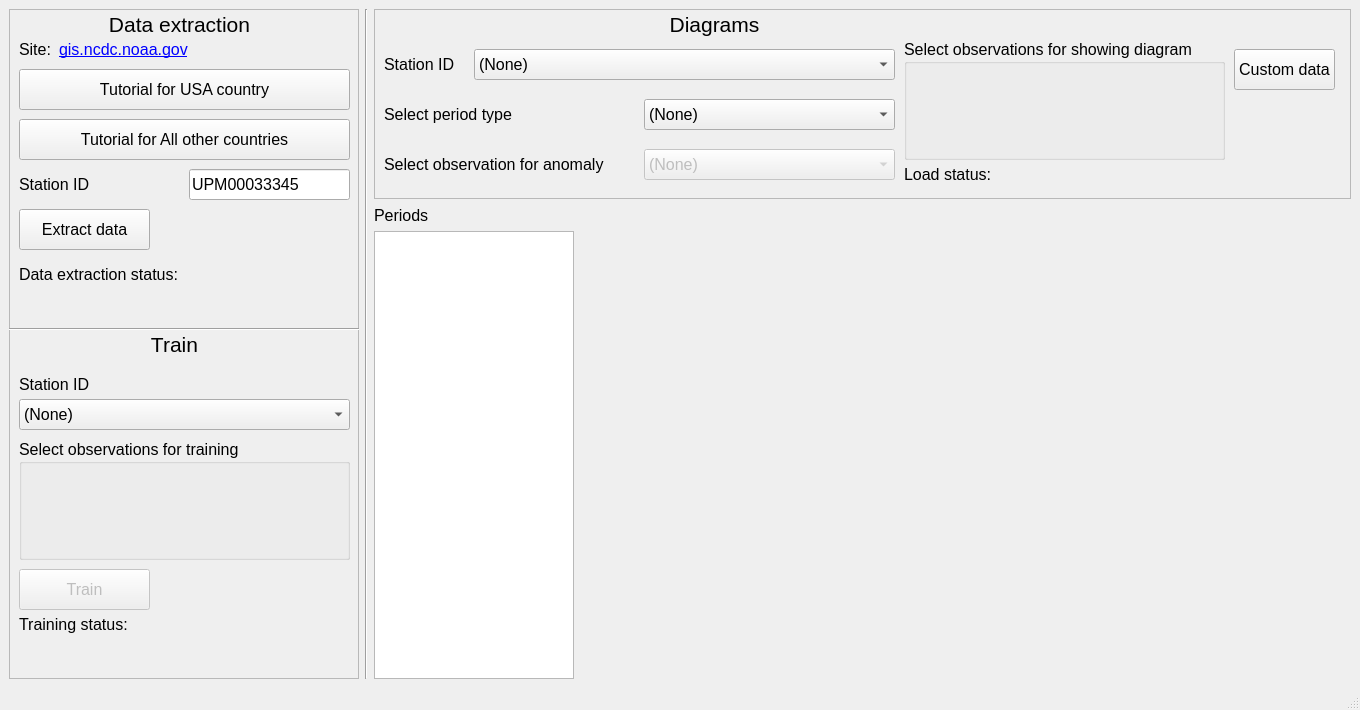
<?xml version="1.0" encoding="UTF-8"?>
<ui version="4.0">
 <class>main_window</class>
 <widget class="QMainWindow" name="main_window">
  <property name="geometry">
   <rect>
    <x>0</x>
    <y>0</y>
    <width>1360</width>
    <height>710</height>
   </rect>
  </property>
  <property name="windowTitle">
   <string>Weather anomaly detection</string>
  </property>
  <widget class="QWidget" name="centralwidget">
   <layout class="QHBoxLayout" name="horizontalLayout_2">
    <item>
     <layout class="QHBoxLayout" name="main_horizontal_layout" stretch="0,0,80">
      <item>
       <widget class="QFrame" name="controller_frame">
        <property name="minimumSize">
         <size>
          <width>350</width>
          <height>670</height>
         </size>
        </property>
        <property name="maximumSize">
         <size>
          <width>350</width>
          <height>16777215</height>
         </size>
        </property>
        <property name="frameShape">
         <enum>QFrame::StyledPanel</enum>
        </property>
        <property name="frameShadow">
         <enum>QFrame::Raised</enum>
        </property>
        <widget class="QLabel" name="station_id_label">
         <property name="geometry">
          <rect>
           <x>10</x>
           <y>160</y>
           <width>131</width>
           <height>31</height>
          </rect>
         </property>
         <property name="font">
          <font>
           <pointsize>12</pointsize>
          </font>
         </property>
         <property name="text">
          <string>Station ID</string>
         </property>
        </widget>
        <widget class="QLineEdit" name="station_id_line_edit">
         <property name="geometry">
          <rect>
           <x>180</x>
           <y>160</y>
           <width>161</width>
           <height>31</height>
          </rect>
         </property>
         <property name="font">
          <font>
           <pointsize>12</pointsize>
          </font>
         </property>
         <property name="text">
          <string>UPM00033345</string>
         </property>
        </widget>
        <widget class="QGroupBox" name="select_training_observations_group_box">
         <property name="geometry">
          <rect>
           <x>10</x>
           <y>430</y>
           <width>331</width>
           <height>121</height>
          </rect>
         </property>
         <property name="font">
          <font>
           <pointsize>12</pointsize>
          </font>
         </property>
         <property name="title">
          <string>Select observations for training</string>
         </property>
         <widget class="QWidget" name="verticalLayoutWidget_3">
          <property name="geometry">
           <rect>
            <x>9</x>
            <y>20</y>
            <width>311</width>
            <height>91</height>
           </rect>
          </property>
          <layout class="QVBoxLayout" name="select_training_observation_vertical_layout"/>
         </widget>
        </widget>
        <widget class="QPushButton" name="extract_data_push_button">
         <property name="geometry">
          <rect>
           <x>10</x>
           <y>200</y>
           <width>131</width>
           <height>41</height>
          </rect>
         </property>
         <property name="font">
          <font>
           <pointsize>12</pointsize>
          </font>
         </property>
         <property name="text">
          <string>Extract data</string>
         </property>
        </widget>
        <widget class="QLabel" name="data_extraction_status_text_label">
         <property name="geometry">
          <rect>
           <x>10</x>
           <y>250</y>
           <width>181</width>
           <height>31</height>
          </rect>
         </property>
         <property name="font">
          <font>
           <pointsize>12</pointsize>
          </font>
         </property>
         <property name="text">
          <string>Data extraction status:</string>
         </property>
        </widget>
        <widget class="QLabel" name="data_extraction_status_value_label">
         <property name="geometry">
          <rect>
           <x>10</x>
           <y>280</y>
           <width>321</width>
           <height>31</height>
          </rect>
         </property>
         <property name="font">
          <font>
           <pointsize>12</pointsize>
          </font>
         </property>
         <property name="text">
          <string/>
         </property>
        </widget>
        <widget class="QLabel" name="site_text_label">
         <property name="geometry">
          <rect>
           <x>10</x>
           <y>30</y>
           <width>47</width>
           <height>21</height>
          </rect>
         </property>
         <property name="font">
          <font>
           <pointsize>12</pointsize>
          </font>
         </property>
         <property name="text">
          <string>Site:</string>
         </property>
        </widget>
        <widget class="QLabel" name="site_hyperlink_label">
         <property name="geometry">
          <rect>
           <x>50</x>
           <y>30</y>
           <width>131</width>
           <height>21</height>
          </rect>
         </property>
         <property name="font">
          <font>
           <pointsize>12</pointsize>
          </font>
         </property>
         <property name="text">
          <string>&lt;a href=&quot;https://gis.ncdc.noaa.gov/maps/ncei/cdo/daily&quot;&gt;gis.ncdc.noaa.gov&lt;/a&gt;</string>
         </property>
         <property name="textFormat">
          <enum>Qt::RichText</enum>
         </property>
         <property name="openExternalLinks">
          <bool>true</bool>
         </property>
         <property name="textInteractionFlags">
          <set>Qt::TextBrowserInteraction</set>
         </property>
        </widget>
        <widget class="QLabel" name="training_status_value_label">
         <property name="geometry">
          <rect>
           <x>10</x>
           <y>630</y>
           <width>321</width>
           <height>31</height>
          </rect>
         </property>
         <property name="font">
          <font>
           <pointsize>12</pointsize>
          </font>
         </property>
         <property name="text">
          <string/>
         </property>
        </widget>
        <widget class="QLabel" name="training_status_text_label">
         <property name="geometry">
          <rect>
           <x>10</x>
           <y>600</y>
           <width>181</width>
           <height>31</height>
          </rect>
         </property>
         <property name="font">
          <font>
           <pointsize>12</pointsize>
          </font>
         </property>
         <property name="text">
          <string>Training status:</string>
         </property>
        </widget>
        <widget class="QPushButton" name="train_push_button">
         <property name="enabled">
          <bool>false</bool>
         </property>
         <property name="geometry">
          <rect>
           <x>10</x>
           <y>560</y>
           <width>131</width>
           <height>41</height>
          </rect>
         </property>
         <property name="font">
          <font>
           <pointsize>12</pointsize>
          </font>
         </property>
         <property name="text">
          <string>Train</string>
         </property>
        </widget>
        <widget class="Line" name="line_2">
         <property name="geometry">
          <rect>
           <x>0</x>
           <y>310</y>
           <width>351</width>
           <height>20</height>
          </rect>
         </property>
         <property name="orientation">
          <enum>Qt::Horizontal</enum>
         </property>
        </widget>
        <widget class="QPushButton" name="usa_tutorial_push_button">
         <property name="geometry">
          <rect>
           <x>10</x>
           <y>60</y>
           <width>331</width>
           <height>41</height>
          </rect>
         </property>
         <property name="font">
          <font>
           <pointsize>12</pointsize>
          </font>
         </property>
         <property name="text">
          <string>Tutorial for USA country</string>
         </property>
        </widget>
        <widget class="QPushButton" name="all_other_tutorial_push_button">
         <property name="geometry">
          <rect>
           <x>10</x>
           <y>110</y>
           <width>331</width>
           <height>41</height>
          </rect>
         </property>
         <property name="font">
          <font>
           <pointsize>12</pointsize>
          </font>
         </property>
         <property name="text">
          <string>Tutorial for All other countries</string>
         </property>
        </widget>
        <widget class="QComboBox" name="select_station_id_for_training_combo_box">
         <property name="geometry">
          <rect>
           <x>10</x>
           <y>390</y>
           <width>331</width>
           <height>31</height>
          </rect>
         </property>
         <property name="font">
          <font>
           <pointsize>12</pointsize>
          </font>
         </property>
         <item>
          <property name="text">
           <string>(None)</string>
          </property>
         </item>
        </widget>
        <widget class="QLabel" name="station_id_label_2">
         <property name="geometry">
          <rect>
           <x>10</x>
           <y>360</y>
           <width>111</width>
           <height>31</height>
          </rect>
         </property>
         <property name="font">
          <font>
           <pointsize>12</pointsize>
          </font>
         </property>
         <property name="text">
          <string>Station ID</string>
         </property>
        </widget>
        <widget class="QLabel" name="data_extraction_label">
         <property name="geometry">
          <rect>
           <x>10</x>
           <y>0</y>
           <width>321</width>
           <height>31</height>
          </rect>
         </property>
         <property name="font">
          <font>
           <pointsize>16</pointsize>
          </font>
         </property>
         <property name="text">
          <string>Data extraction</string>
         </property>
         <property name="alignment">
          <set>Qt::AlignCenter</set>
         </property>
        </widget>
        <widget class="QLabel" name="train_label">
         <property name="geometry">
          <rect>
           <x>10</x>
           <y>320</y>
           <width>311</width>
           <height>31</height>
          </rect>
         </property>
         <property name="font">
          <font>
           <pointsize>16</pointsize>
          </font>
         </property>
         <property name="text">
          <string>Train</string>
         </property>
         <property name="alignment">
          <set>Qt::AlignCenter</set>
         </property>
        </widget>
       </widget>
      </item>
      <item>
       <widget class="Line" name="line">
        <property name="orientation">
         <enum>Qt::Vertical</enum>
        </property>
       </widget>
      </item>
      <item>
       <layout class="QVBoxLayout" name="diagram_and_parameters_vertical_layout">
        <item>
         <widget class="QFrame" name="diagram_parameters_frame">
          <property name="enabled">
           <bool>true</bool>
          </property>
          <property name="minimumSize">
           <size>
            <width>973</width>
            <height>190</height>
           </size>
          </property>
          <property name="maximumSize">
           <size>
            <width>16777215</width>
            <height>190</height>
           </size>
          </property>
          <property name="frameShape">
           <enum>QFrame::StyledPanel</enum>
          </property>
          <property name="frameShadow">
           <enum>QFrame::Raised</enum>
          </property>
          <widget class="QLabel" name="select_period_type_label">
           <property name="geometry">
            <rect>
             <x>10</x>
             <y>90</y>
             <width>261</width>
             <height>31</height>
            </rect>
           </property>
           <property name="font">
            <font>
             <pointsize>12</pointsize>
            </font>
           </property>
           <property name="text">
            <string>Select period type</string>
           </property>
          </widget>
          <widget class="QGroupBox" name="select_diagram_observations_group_box">
           <property name="geometry">
            <rect>
             <x>530</x>
             <y>30</y>
             <width>321</width>
             <height>121</height>
            </rect>
           </property>
           <property name="font">
            <font>
             <pointsize>12</pointsize>
            </font>
           </property>
           <property name="title">
            <string>Select observations for showing diagram</string>
           </property>
           <widget class="QWidget" name="verticalLayoutWidget_4">
            <property name="geometry">
             <rect>
              <x>9</x>
              <y>20</y>
              <width>301</width>
              <height>91</height>
             </rect>
            </property>
            <layout class="QVBoxLayout" name="select_diagram_observation_vertical_layout"/>
           </widget>
          </widget>
          <widget class="QComboBox" name="select_period_type_combo_box">
           <property name="geometry">
            <rect>
             <x>270</x>
             <y>90</y>
             <width>251</width>
             <height>31</height>
            </rect>
           </property>
           <property name="font">
            <font>
             <pointsize>12</pointsize>
            </font>
           </property>
           <item>
            <property name="text">
             <string>(None)</string>
            </property>
           </item>
           <item>
            <property name="text">
             <string>Month</string>
            </property>
           </item>
           <item>
            <property name="text">
             <string>Season</string>
            </property>
           </item>
           <item>
            <property name="text">
             <string>Year</string>
            </property>
           </item>
           <item>
            <property name="text">
             <string>All</string>
            </property>
           </item>
          </widget>
          <widget class="QLabel" name="diagrams_label">
           <property name="geometry">
            <rect>
             <x>180</x>
             <y>0</y>
             <width>321</width>
             <height>31</height>
            </rect>
           </property>
           <property name="font">
            <font>
             <pointsize>16</pointsize>
            </font>
           </property>
           <property name="text">
            <string>Diagrams</string>
           </property>
           <property name="alignment">
            <set>Qt::AlignCenter</set>
           </property>
          </widget>
          <widget class="QLabel" name="station_id_label_3">
           <property name="geometry">
            <rect>
             <x>10</x>
             <y>40</y>
             <width>91</width>
             <height>31</height>
            </rect>
           </property>
           <property name="font">
            <font>
             <pointsize>12</pointsize>
            </font>
           </property>
           <property name="text">
            <string>Station ID</string>
           </property>
          </widget>
          <widget class="QComboBox" name="select_station_id_for_diagram_combo_box">
           <property name="geometry">
            <rect>
             <x>100</x>
             <y>40</y>
             <width>421</width>
             <height>31</height>
            </rect>
           </property>
           <property name="font">
            <font>
             <pointsize>12</pointsize>
            </font>
           </property>
           <item>
            <property name="text">
             <string>(None)</string>
            </property>
           </item>
          </widget>
          <widget class="QComboBox" name="select_observation_for_anomaly_combo_box">
           <property name="enabled">
            <bool>false</bool>
           </property>
           <property name="geometry">
            <rect>
             <x>270</x>
             <y>140</y>
             <width>251</width>
             <height>31</height>
            </rect>
           </property>
           <property name="font">
            <font>
             <pointsize>12</pointsize>
            </font>
           </property>
           <item>
            <property name="text">
             <string>(None)</string>
            </property>
           </item>
          </widget>
          <widget class="QLabel" name="select_period_type_label_2">
           <property name="geometry">
            <rect>
             <x>10</x>
             <y>140</y>
             <width>261</width>
             <height>31</height>
            </rect>
           </property>
           <property name="font">
            <font>
             <pointsize>12</pointsize>
            </font>
           </property>
           <property name="text">
            <string>Select observation for anomaly</string>
           </property>
          </widget>
          <widget class="QLabel" name="load_status_value_label">
           <property name="geometry">
            <rect>
             <x>650</x>
             <y>150</y>
             <width>311</width>
             <height>31</height>
            </rect>
           </property>
           <property name="font">
            <font>
             <pointsize>12</pointsize>
            </font>
           </property>
           <property name="text">
            <string/>
           </property>
          </widget>
          <widget class="QLabel" name="load_status_text_label">
           <property name="geometry">
            <rect>
             <x>530</x>
             <y>150</y>
             <width>181</width>
             <height>31</height>
            </rect>
           </property>
           <property name="font">
            <font>
             <pointsize>12</pointsize>
            </font>
           </property>
           <property name="text">
            <string>Load status:</string>
           </property>
          </widget>
          <widget class="QPushButton" name="custom_data_push_button">
           <property name="geometry">
            <rect>
             <x>860</x>
             <y>40</y>
             <width>101</width>
             <height>41</height>
            </rect>
           </property>
           <property name="font">
            <font>
             <pointsize>12</pointsize>
            </font>
           </property>
           <property name="text">
            <string>Custom data</string>
           </property>
          </widget>
         </widget>
        </item>
        <item>
         <layout class="QHBoxLayout" name="horizontalLayout_3">
          <item>
           <layout class="QVBoxLayout" name="verticalLayout_2">
            <item>
             <widget class="QLabel" name="label">
              <property name="minimumSize">
               <size>
                <width>100</width>
                <height>20</height>
               </size>
              </property>
              <property name="maximumSize">
               <size>
                <width>100</width>
                <height>20</height>
               </size>
              </property>
              <property name="font">
               <font>
                <pointsize>12</pointsize>
               </font>
              </property>
              <property name="text">
               <string>Periods</string>
              </property>
             </widget>
            </item>
            <item>
             <widget class="QListWidget" name="periods_list_widget">
              <property name="minimumSize">
               <size>
                <width>200</width>
                <height>0</height>
               </size>
              </property>
              <property name="maximumSize">
               <size>
                <width>200</width>
                <height>16777215</height>
               </size>
              </property>
              <property name="font">
               <font>
                <pointsize>12</pointsize>
               </font>
              </property>
             </widget>
            </item>
           </layout>
          </item>
          <item>
           <layout class="QVBoxLayout" name="verticalLayout">
            <item>
             <widget class="QWidget" name="widget_2" native="true">
              <property name="minimumSize">
               <size>
                <width>700</width>
                <height>0</height>
               </size>
              </property>
              <property name="maximumSize">
               <size>
                <width>16777215</width>
                <height>0</height>
               </size>
              </property>
             </widget>
            </item>
            <item>
             <layout class="QHBoxLayout" name="horizontalLayout_4">
              <item>
               <layout class="QVBoxLayout" name="diagram_vertical_layout"/>
              </item>
              <item>
               <widget class="QWidget" name="widget_3" native="true">
                <property name="maximumSize">
                 <size>
                  <width>0</width>
                  <height>16777215</height>
                 </size>
                </property>
               </widget>
              </item>
             </layout>
            </item>
           </layout>
          </item>
         </layout>
        </item>
       </layout>
      </item>
     </layout>
    </item>
   </layout>
  </widget>
  <widget class="QStatusBar" name="statusbar"/>
 </widget>
 <resources/>
 <connections/>
</ui>
